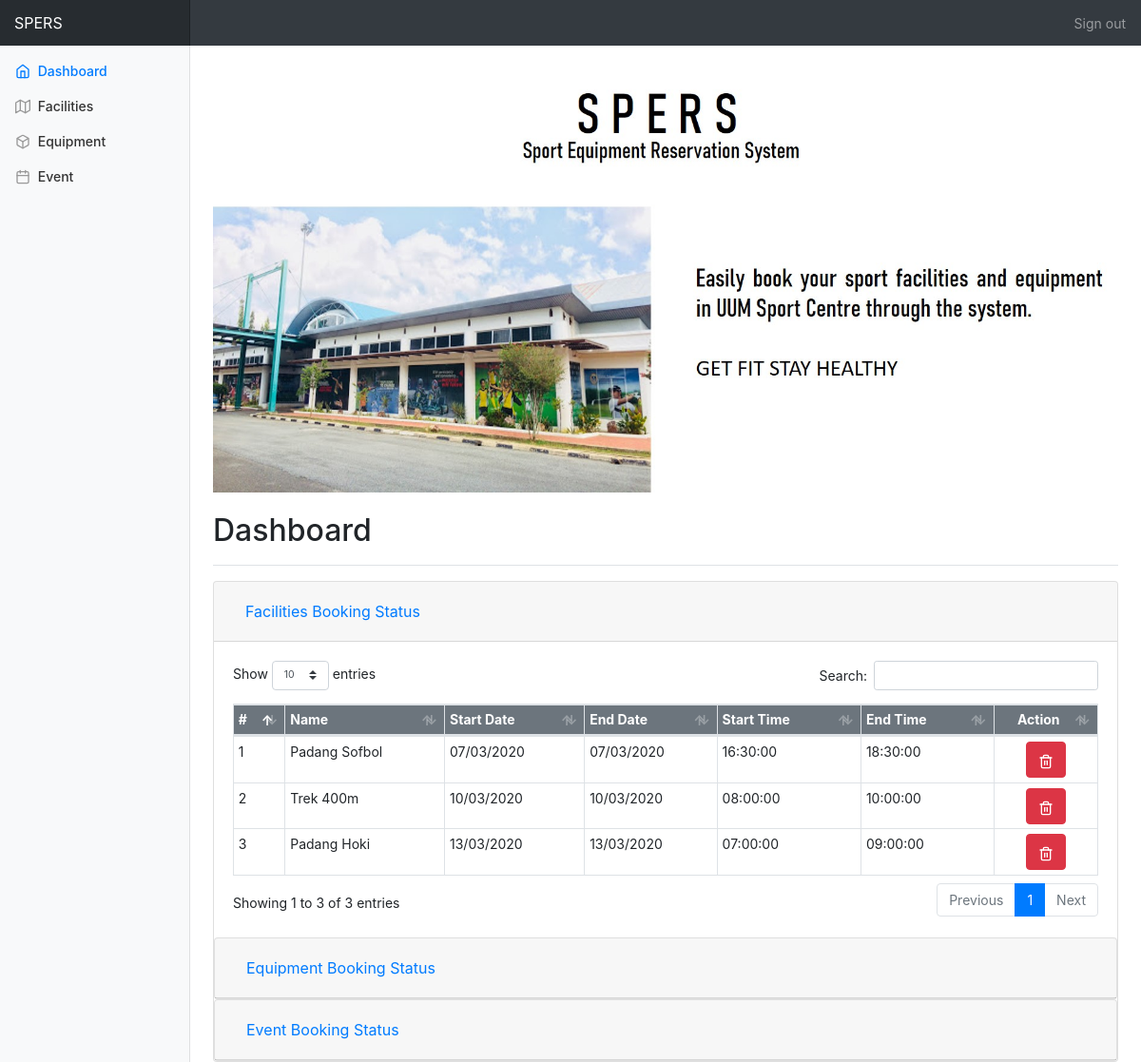
/user/index.php (signed in), run on the app's committed database.
### tables this page shows
CREATE TABLE `bookingfacilities` (
  `id` int(11) NOT NULL,
  `user_id` int(11) NOT NULL,
  `faci_id` int(15) NOT NULL,
  `start_date` date NOT NULL,
  `end_date` date NOT NULL,
  `start_time` time NOT NULL,
  `end_time` time NOT NULL
);

CREATE TABLE `facilities` (
  `id` int(15) NOT NULL,
  `name` varchar(60) NOT NULL,
  `status` varchar(30) NOT NULL
);

### user/index.php (the view, shortened to what this page needs)
<?php include '_partial/header.php'; ?>
</head>
  <body>
    <?php include '_partial/navbar.php'; ?>
    <div class="container-fluid">
      <div class="row">
        <?php include '_partial/sidebar.php'; ?>
        <main role="main" class="col-md-9 ml-sm-auto col-lg-10 pt-3 px-4">
          <img src="../img/bg_img.jpg" class="img-fluid" alt="Responsive image">
          <br><br>
          <div class="d-flex justify-content-between flex-wrap flex-md-nowrap align-items-center pb-2 mb-3 border-bottom">
            <h1 class="h2">Dashboard</h1>
          </div>
          <div id="accordion">
            <div class="card">
              <div class="card-header" id="headingOne">
                <h5 class="mb-0">
                  <button class="btn btn-link" data-toggle="collapse" data-target="#collapseOne" aria-expanded="true" aria-controls="collapseOne">
                    Facilities Booking Status
                  </button>
                </h5>
              </div>
              <div id="collapseOne" class="collapse show" aria-labelledby="headingOne" data-parent="#accordion">
                <div class="card-body">
                  <div class="table-responsive">
                    <table id="myTable" class="table table-bordered table-hover table-sm">
                      <thead class="bg-secondary text-white">
                        <tr>
                          <th>#</th>
                          <th>Name</th>
                          <th>Start Date</th>
                          <th>End Date</th>
                          <th>Start Time</th>
                          <th>End Time</th>
                          <th class="text-center">Action</th>
                        </tr>
                      </thead>
                      <tbody>
                        <?php
                          require '../model/connection.php';
                          $num = "1";
                          $sql = "Select b.id, f.name, b.start_date, b.end_date, b.start_time, b.end_time From bookingfacilities b JOIN facilities f on b.faci_id = f.id WHERE b.user_id = ?";
                          $stmt = $conn->prepare($sql);
                          $stmt->bind_param("s", $_SESSION['user_id']);
                          $stmt->execute();
                          $result = $stmt->get_result();
                          while ($row = mysqli_fetch_array($result)):
                        ?>
                        <tr>
                          <td><?php echo $num++; ?></td>
                          <td><?php echo $row['name']; ?></td>
                          <td><?php echo date('d/m/Y', strtotime($row['start_date'])); ?></td>
                          <td><?php echo date('d/m/Y', strtotime($row['end_date'])); ?></td>
                          <td><?php echo $row['start_time']; ?></td>
                          <td><?php echo $row['end_time']; ?></td>
                          <td class="text-center">
                            <form method="post" action="include/index.inc.php">
                              <div class="btn-group" role="group" aria-label="Basic example">
                                <button type="submit" class="btn btn-danger" name="delete_faci">
                                  <span data-feather="trash-2"></span>
                                </button>
                              </div>
                            </form>
                          </td>
                        </tr>
                        <?php endwhile ?>
                      </tbody>
                    </table>
                  </div>
              </div>
            </div>
            <div class="card">
              <div class="card-header" id="headingTwo">
                <h5 class="mb-0">
                  <button class="btn btn-link collapsed" data-toggle="collapse" data-target="#collapseTwo" aria-expanded="false" aria-controls="collapseTwo">
                    Equipment Booking Status
                  </button>
                </h5>
              </div>
            </div>
            <div class="card">
              <div class="card-header" id="headingTwo">
                <h5 class="mb-0">
                  <button class="btn btn-link collapsed" data-toggle="collapse" data-target="#collapse3" aria-expanded="false" aria-controls="collapse3">
                    Event Booking Status
                  </button>
                </h5>
              </div>
            </div>
          </div>
        </main>
      </div>
    </div>

### user/_partial/header.php (shortened to what this page needs)
<!doctype html>
<html lang="en">
  <head>
    <link href="../css/bootstrap.min.css" rel="stylesheet">
    <link href="../css/dashboard.css" rel="stylesheet">
    <link href="../vendor/datatables/dataTables.bootstrap4.min.css" rel="stylesheet">

### user/_partial/navbar.php
<nav class="navbar navbar-dark sticky-top bg-dark flex-md-nowrap p-0">
  <a class="navbar-brand col-sm-3 col-md-2 mr-0" href="#">SPERS</a>
  <ul class="navbar-nav px-3">
    <li class="nav-item text-nowrap">
      <a class="nav-link" href="../include/logout.inc.php">Sign out</a>
    </li>
  </ul>
</nav>

### user/_partial/sidebar.php
<?php $activePage = basename($_SERVER['PHP_SELF'], ".php"); ?>
<nav class="col-md-2 d-none d-md-block bg-light sidebar">
  <div class="sidebar-sticky">
    <ul class="nav flex-column">
      <li class="nav-item">
        <a class="nav-link <?= ($activePage == 'index') ? 'active':''; ?>" href="index.php">
          <span data-feather="home"></span>
          Dashboard
        </a>
      </li>
      <li class="nav-item">
        <a class="nav-link <?= ($activePage == 'facilities') ? 'active':''; ?>" href="facilities.php">
          <span data-feather="map"></span>
          Facilities
        </a>
      </li>
      <li class="nav-item">
        <a class="nav-link <?= ($activePage == 'equipment') ? 'active':''; ?>" href="equipment.php">
          <span data-feather="box"></span>
          Equipment
        </a>
      </li>
      <li class="nav-item">
        <a class="nav-link <?= ($activePage == 'event') ? 'active':''; ?>" href="event.php">
          <span data-feather="calendar"></span>
          Event
        </a>
      </li>
    </ul>
  </div>
</nav>

### css/dashboard.css (style rules this page uses)
body { font-size: .875rem; }
.feather { width: 16px; height: 16px; vertical-align: text-bottom; }
.sidebar { position: fixed; top: 0; bottom: 0; left: 0; z-index: 100; padding: 0; box-shadow: inset -1px 0 0 rgba(0, 0, 0, .1); }
.sidebar-sticky { position: -webkit-sticky; position: sticky; top: 48px; height: calc(100vh - 48px); padding-top: .5rem; overflow-x: hidden; overflow-y: auto; }
.sidebar .nav-link { font-weight: 500; color: #333; }
.sidebar .nav-link .feather { margin-right: 4px; color: #999; }
.sidebar .nav-link.active { color: #007bff; }
.sidebar .nav-link:hover .feather, .sidebar .nav-link.active .feather { color: inherit; }
.navbar-brand { padding-top: .75rem; padding-bottom: .75rem; font-size: 1rem; background-color: rgba(0, 0, 0, .25); box-shadow: inset -1px 0 0 rgba(0, 0, 0, .25); }
.border-bottom { border-bottom: 1px solid #e5e5e5; }

### data on the page
bookingfacilities: facilities.name "Padang Sofbol", start_date "07/03/2020", end_date "07/03/2020", start_time "16:30:00", end_time "18:30:00"
bookingfacilities: facilities.name "Trek 400m", start_date "10/03/2020", end_date "10/03/2020", start_time "08:00:00", end_time "10:00:00"
bookingfacilities: facilities.name "Padang Hoki", start_date "13/03/2020", end_date "13/03/2020", start_time "07:00:00", end_time "09:00:00"
